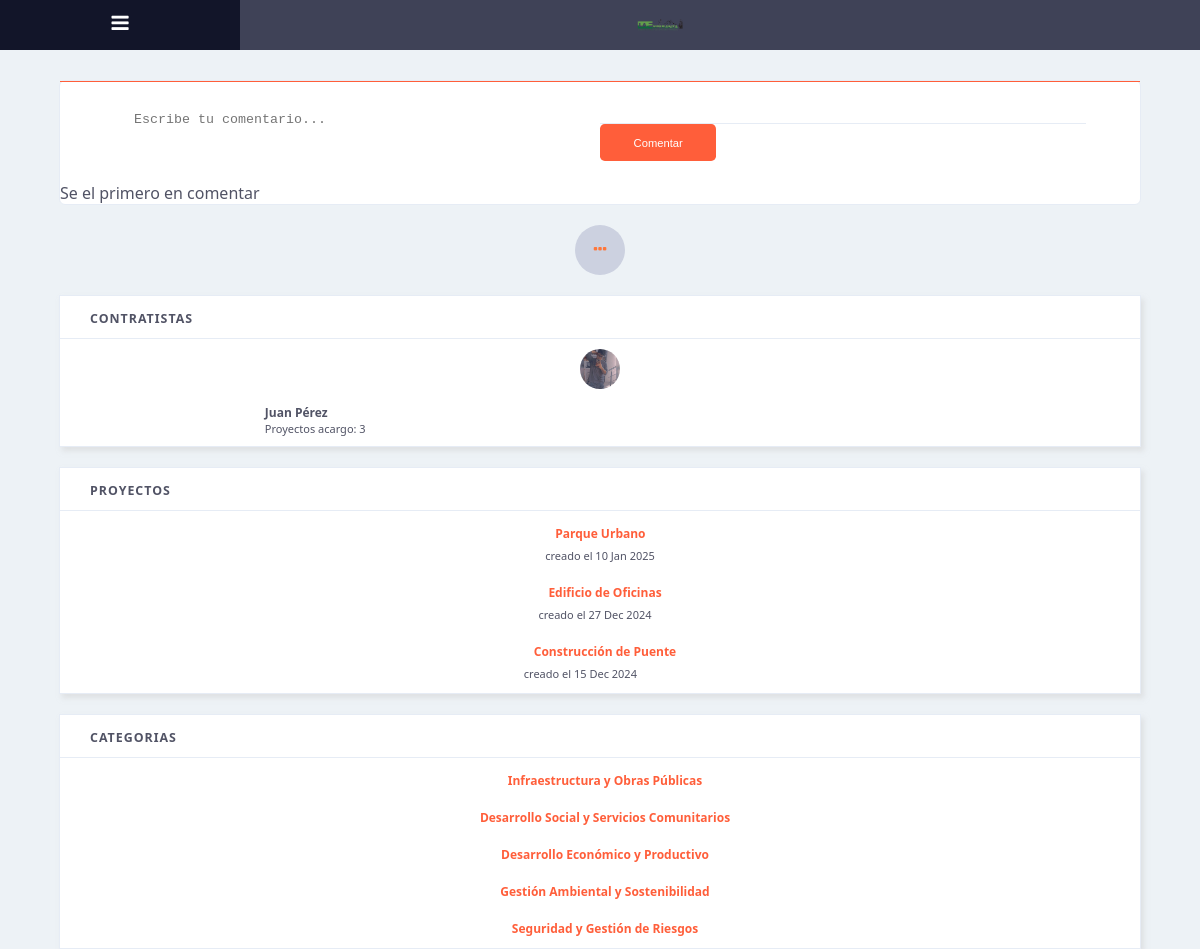
The page /PLANTILLA-COPIA/Social-Template-master/feed.php on the database its author committed.
### tables this page shows
CREATE TABLE `usuarios` (
  `id_usuario` int(11) NOT NULL,
  `nombre` varchar(100) NOT NULL,
  `apellido` varchar(100) NOT NULL,
  `correo` varchar(150) NOT NULL,
  `contrasena` varchar(255) NOT NULL,
  `perfil` enum('admin','contratista','publico') NOT NULL,
  `estado` enum('activo','desactivo') DEFAULT 'activo',
  `imagen_perfil` varchar(255) DEFAULT NULL
);

CREATE TABLE `proyecto` (
  `id_proyectos` int(11) NOT NULL,
  `id_contratista` int(11) NOT NULL,
  `titulo` varchar(255) NOT NULL,
  `fecha_publicacion` timestamp NOT NULL DEFAULT current_timestamp(),
  `etapa` enum('planificacion','ejecucion','finalizado') NOT NULL,
  `id_categoria` int(11) NOT NULL,
  `presupuesto` decimal(15,2) NOT NULL DEFAULT 0.00
);

CREATE TABLE `categorias` (
  `id_categoria` int(11) NOT NULL,
  `nombre` varchar(255) NOT NULL
);

### PLANTILLA-COPIA/Social-Template-master/feed.php (the view, shortened to what this page needs)
<?php
require_once '../../conection/conexion.php';
$stmt_contratistas = $conn->prepare("
        SELECT u.*,
    COUNT(DISTINCT p.id_proyectos) as total_proyectos,
    COUNT(DISTINCT pub.id_publicacion) as total_publicaciones,
    COUNT(DISTINCT m.id_megusta) as total_megustas
    FROM usuarios u
    LEFT JOIN proyecto p ON u.id_usuario = p.id_contratista
    LEFT JOIN publicacion pub ON p.id_proyectos = pub.id_proyectos
    LEFT JOIN megusta m ON pub.id_publicacion = m.id_publicacion
    WHERE perfil = 'contratista'
        ORDER BY nombre ASC
    ");
    $stmt_contratistas->execute();
    $contratistas = $stmt_contratistas->fetchAll(PDO::FETCH_ASSOC);
$stmt_proyectos = $conn->prepare("
SELECT id_proyectos, titulo, fecha_publicacion
FROM proyecto
ORDER BY fecha_publicacion DESC
");
$stmt_proyectos->execute();
$proyectos = $stmt_proyectos->fetchAll(PDO::FETCH_ASSOC);
$stmt=$conn->prepare("SELECT * from categorias order by id_categoria");
$stmt->execute();
$categorias = $stmt->fetchAll(PDO::FETCH_ASSOC);
function obtenerComentariosPublicacion($id_publicacion, $conn) {
    $stmt = $conn->prepare("
        SELECT c.*, u.*
        FROM comentarios c
        INNER JOIN usuarios u ON c.id_usuario = u.id_usuario
        WHERE c.id_publicacion = ?
        ORDER BY c.fecha ASC
    ");
    $stmt->execute([$id_publicacion]);
    return $stmt->fetchAll(PDO::FETCH_ASSOC);
}
?>
<!DOCTYPE html>
<html lang="en">
<head>
    <link rel="stylesheet" type="text/css" href="css/style.css">
    <link href="https://maxcdn.bootstrapcdn.com/font-awesome/4.7.0/css/font-awesome.min.css" rel="stylesheet"  type="text/css" />
</head>
<body>
<div class="navbar">
        <div class="navbar_menuicon" id="navicon">
            <i class="fa fa-navicon"></i>
        </div>
        <div class="navbar_logo">
            <img src="images/logo_esperanza.png" alt="" />
        </div>
    </div>
    <div class="all">
        <div class="right_row">
            <div class="row border-radius">
                <div class="feedcomments">
                    <ul>
                    <form class="form-comentario" data-publicacion-id="<?= $publicacion['id_publicacion'] ?>">
                        <div class="feedcomments-user">
                            <div class="publish_textarea">
                            <textarea type="text" placeholder="Escribe tu comentario..." style="resize: none;"></textarea>
                            </div>
                            <div class="publish_icons"><button> Comentar</button></div>
                        </div>
                    </form>
                    <?php $comentarios = obtenerComentariosPublicacion($publicacion['id_publicacion'], $conn) ?>
                                <?php if (!empty($comentarios)): ?>
                                    <?php foreach ($comentarios as $comentario): ?>
                        <li>
                            <div class="feedcomments-user">
                                <img src="images/<?php echo htmlspecialchars($comentario['imagen_perfil'], ENT_QUOTES, 'UTF-8'); ?>" />
                                <span><b><?= ($comentario['nombre']) .' '. ($comentario['apellido']) ?></b><br><p><?= date('d M H:i', strtotime($comentario['fecha'])) ?></p></span>
                            </div>
                            <div class="feedcomments-comment">
                                <p><?= htmlspecialchars($comentario['comentario']) ?></p>
                            </div>
                        </li>
                        <?php endforeach; ?>
                        <?php else: ?>
                            <div>Se el primero en comentar</div>
                        <?php endif; ?>
                    </ul>
                </div>
            </div>
            <center>
                <a href=""><div class="loadmorefeed">
                    <i class="fa fa-ellipsis-h"></i>
                </div></a>
            </center>
        </div>
        <div class="suggestions_row">
        <div class="row shadow">
                <div class="row_title">
                    <span>CONTRATISTAS </span>
                </div>
                <?php foreach ($contratistas as $contratista): ?>
                <div class="row_contain">
                    <img src="../../assets/images/<?= htmlspecialchars($contratista['imagen_perfil']) ?>" alt="" />
                    <span><b><?= htmlspecialchars($contratista['nombre'] . ' ' . $contratista['apellido']) ?></b><br>
                    <div >Proyectos acargo: <?= $contratista['total_proyectos'] ?></div></span>
                </div>
                <?php endforeach; ?>
            </div>
            <div class="row shadow">
                <div class="row_title">
                    <span>PROYECTOS</span>
                </div>
                <div class="row_contain">
                    <?php if (!empty($proyectos)): ?>
                        <?php foreach ($proyectos as $proyecto): ?>
                            <?php
                                $fecha = date('d M Y', strtotime($proyecto['fecha_publicacion']));
                                $titulo = htmlspecialchars($proyecto['titulo'], ENT_QUOTES, 'UTF-8');
                    ?>
                <div class="proyecto-item">
                <span><b>
                    <a href="detalle_proyecto.php?id=<?= $proyecto['id_proyectos'] ?>"
                       class="selected-orange">
                        <?= $titulo ?></b>
                        <br>
                    creado el <?= $fecha ?>
                </span>
            </div>
        <?php endforeach; ?>
    <?php else: ?>
        <div class="proyecto-item">
            <span>No hay proyectos registrados</span>
        </div>
    <?php endif; ?>
</div>
            </div>
            <div class="row shadow">
                <div class="row_title">
                    <span>CATEGORIAS</span>
                </div>
                <div class="row_contain">
                <?php if (!empty($categorias)): ?>
                        <?php foreach ($categorias as $categoria): ?>
                            <?php
                                $titulo = htmlspecialchars($categoria['nombre'], ENT_QUOTES, 'UTF-8');
                    ?>
            <div class="proyecto-item">
                <span><b>
                    <a href="detalle_proyecto.php?id=<?= $proyecto['id_proyectos'] ?>"
                       class="selected-orange">
                        <?= $titulo ?></b>
                        <br>
                </span>
            </div>
        <?php endforeach; ?>
    <?php else: ?>
        <div class="proyecto-item">
            <span>No hay proyectos registrados</span>
        </div>
    <?php endif; ?>
            </div>
        </div>
        </div>
    </div>
</body>
</html>

### PLANTILLA-COPIA/Social-Template-master/css/style.css (style rules this page uses)
* { margin: 0px;padding:0px; }
a { text-decoration: none; }
html, body { background-color: #EDF2F6;font-family: 'Roboto', sans-serif;height:100%; }
.border-radius { border-radius: 6px; }
.selected-orange { color: #ff5e3a; }
.shadow { box-shadow: 3px 4px 5px rgba(209, 209, 209, 0.5); }
.navbar { height: 50px;width: 100%;background-color: #3F4257;color: white;display: flex;align-items:center;position: fixed;top:0px; }
.navbar_logo { width: 10%;height: 50px;text-align: center; }
.navbar_logo img { height: 100%; }
.navbar_menuicon { display: none; }
.all { width: 90%;margin: 30px auto;display: flex;font-family: "Segoe UI","Helvetica Neue",Arial,sans-serif;margin-top: 80px }
.row { width: 90%;margin: 0px auto;display: block;background-color: white;color: #515365;margin-bottom: 20px;border: 1px solid #e6ecf5; }
.row_title { padding: 10px;border-bottom: 1px solid #e6ecf5;letter-spacing: 1px; }
.row_title span { padding: 20px;font-size: .775rem;font-weight: 700; }
.row_contain { flex-direction: column; display: flex;align-items:center;width: 90%;margin: 0px auto;padding: 0; padding-bottom: 10px;padding-top: 10px;margin: 0px auto; gap: 15px; }
.row_contain img { height: 40px;width:40px;border-radius: 200px;margin: 0px 10px; }
.row_contain span { font-size: 11px;margin-left: 10px;width: 70% }
.row_contain span b { font-size: 12px;color: #515365;cursor: pointer; }
.right_row { width: 49%;margin: 0px auto; }
.publish_textarea { width: 100%;display: flex;align-items:center; }
.publish_textarea textarea { width:95.2%;height:40px;border:none;padding:20px; }
.publish_icons { border-top: 1px solid #e6ecf5;width: 100%;margin-top:20px;display: flex;align-items:center; }
.publish_icons button { border:none;cursor: pointer;padding: .8rem 2.1rem;font-size: .700rem;color: #fff;background-color: #ff5e3a;border-radius: .3rem; }
.suggestions_row { width: 25%; }
.loadmorefeed { text-align: center;background-color: #CCD1E0;width:50px;height:50px;border-radius: 100%;color: #FF763A;line-height: 3 }
.feedcomments { width: 100%;border-top: 1px solid #ff5e3a; }
.feedcomments-user { width: 90%;display: flex;align-items:center;margin: 10px auto; }
@media screen and (max-width: 1200px) { .navbar_logo { width: 70%; } }
@media screen and (max-width: 1200px) { .navbar_menuicon { display: inline;width: 20%;height: 50px;line-height: 2.3;text-align: center;font-size: 20px;background-color: #121529;color:white;cursor: pointer; } }
@media screen and (max-width: 1200px) { .all { display: block;width: 100%; } }
@media screen and (max-width: 1200px) { .right_row { width: 100%;margin: 0px auto; } }
@media screen and (max-width: 1200px) { .suggestions_row { width: 100%;margin-top: 20px } }

### rows shown on the page
usuarios: imagen_perfil (picture), nombre+apellido "Juan Pérez", total_proyectos "3"
proyecto: titulo "Parque Urbano", fecha_publicacion "10 Jan 2025"
proyecto: titulo "Edificio de Oficinas", fecha_publicacion "27 Dec 2024"
proyecto: titulo "Construcción de Puente", fecha_publicacion "15 Dec 2024"
categorias: nombre "Infraestructura y Obras Públicas"
categorias: nombre "Desarrollo Social y Servicios Comunitarios"
categorias: nombre "Desarrollo Económico y Productivo"
categorias: nombre "Gestión Ambiental y Sostenibilidad"
categorias: nombre "Seguridad y Gestión de Riesgos"
